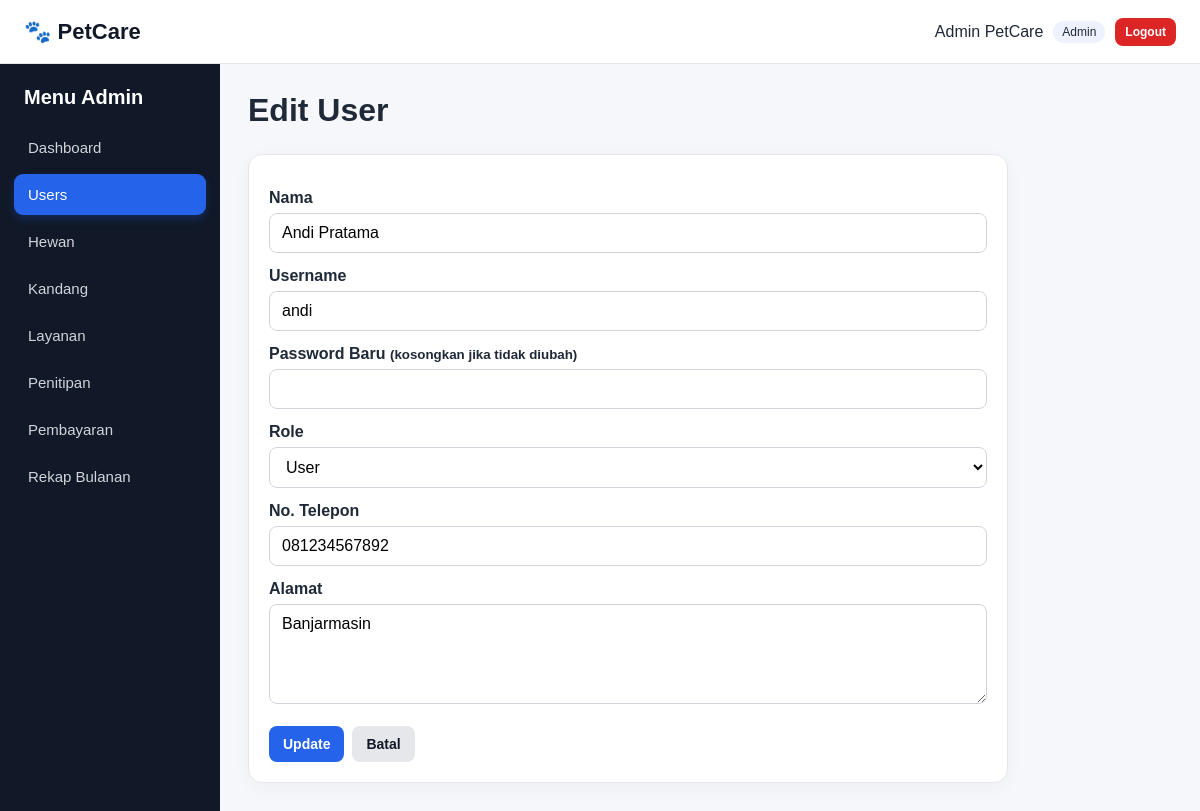
Screenshot of /admin/users/edit.php?id=3 (signed in) with the database file from the repository.
### tables this page shows
CREATE TABLE `users` (
  `id_user` int(11) NOT NULL,
  `nama` varchar(100) NOT NULL,
  `username` varchar(50) NOT NULL,
  `password` varchar(255) NOT NULL,
  `role` enum('admin','user') NOT NULL DEFAULT 'user',
  `no_telp` varchar(20) DEFAULT NULL,
  `alamat` text DEFAULT NULL
);

### includes/auth.php (called while the page is built, shortened)
<?php
function e(?string $value): string
{
    return htmlspecialchars($value ?? '', ENT_QUOTES, 'UTF-8');
}

### admin/users/edit.php (the view, shortened to what this page needs)
<?php
require_once '../../config/koneksi.php';
require_once '../../includes/auth.php';
$id = (int)($_GET['id'] ?? 0);
$stmt = $pdo->prepare("SELECT * FROM users WHERE id_user = ?");
$stmt->execute([$id]);
$data = $stmt->fetch();
include '../../includes/header.php';
?>
<div class="page-head"><div><h1>Edit User</h1></div></div>
<div class="card form-card">
<form method="post">
    <label>Nama</label><input type="text" name="nama" value="<?= e($data['nama']) ?>" required>
    <label>Username</label><input type="text" name="username" value="<?= e($data['username']) ?>" required>
    <label>Password Baru <small>(kosongkan jika tidak diubah)</small></label><input type="password" name="password">
    <label>Role</label>
    <select name="role" required>
        <option value="user" <?= $data['role']==='user'?'selected':'' ?>>User</option>
    </select>
    <label>No. Telepon</label><input type="text" name="no_telp" value="<?= e($data['no_telp']) ?>">
    <label>Alamat</label><textarea name="alamat"><?= e($data['alamat']) ?></textarea>
    <div class="form-actions"><button class="btn btn-primary">Update</button><a class="btn btn-secondary" href="index.php">Batal</a></div>
</form>
</div>
<?php include '../../includes/footer.php'; ?>

### assets/css/style.css (style rules this page uses)
* { box-sizing: border-box; }
body { margin: 0; font-family: Arial, Helvetica, sans-serif; background: #f5f7fb; color: #1f2937; }
.page-head { display: flex; justify-content: space-between; align-items: center; gap: 16px; margin-bottom: 20px; }
.page-head h1 { margin: 0 0 5px; }
.card { background: #fff; border: 1px solid #e5e7eb; border-radius: 14px; padding: 20px; box-shadow: 0 4px 18px rgba(15, 23, 42, 0.04); margin-bottom: 20px; }
.form-card { max-width: 760px; }
.form-card label { display: block; margin: 14px 0 6px; font-weight: 600; }
.form-card input, .form-card select, .form-card textarea { width: 100%; padding: 10px 12px; border: 1px solid #d1d5db; border-radius: 8px; font: inherit; background: #fff; }
.form-card textarea { min-height: 100px; resize: vertical; }
.form-actions { display: flex; gap: 8px; margin-top: 18px; }
.btn { display: inline-block; border: 0; border-radius: 8px; padding: 10px 14px; text-decoration: none; cursor: pointer; font-weight: 600; font-size: 14px; }
.btn-primary { background: #2563eb; color: #fff; }
.btn-secondary { background: #e5e7eb; color: #111827; }

### rows the page displays
users: nama "Andi Pratama", username "andi", role "User", no_telp "081234567892", alamat "Banjarmasin"

### other values shown
$_SESSION['user']['nama'] "Admin PetCare"
$_SESSION['user']['role'] "Admin"
